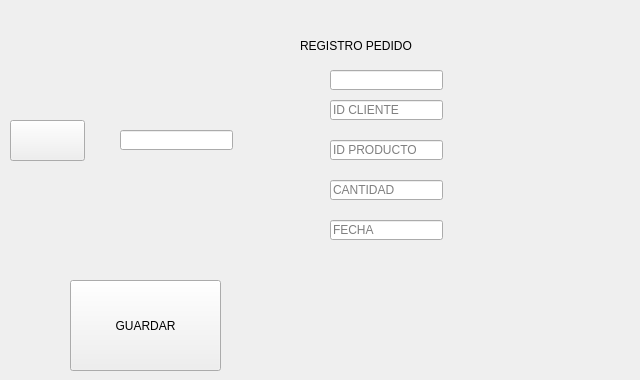
              <widget class="QWidget" name="editarpd">
               <attribute name="title">
                <string>EDITAR PEDIDO</string>
               </attribute>
               <widget class="QPushButton" name="buscarpdbtn2">
                <property name="geometry">
                 <rect>
                  <x>10</x>
                  <y>120</y>
                  <width>75</width>
                  <height>41</height>
                 </rect>
                </property>
                <property name="text">
                 <string/>
                </property>
                <property name="icon">
                 <iconset>
                  <normaloff>../IMAGES/buscar.png</normaloff>../IMAGES/buscar.png</iconset>
                </property>
                <property name="iconSize">
                 <size>
                  <width>40</width>
                  <height>40</height>
                 </size>
                </property>
               </widget>
               <widget class="QPushButton" name="guardarpdbtn">
                <property name="geometry">
                 <rect>
                  <x>70</x>
                  <y>280</y>
                  <width>151</width>
                  <height>91</height>
                 </rect>
                </property>
                <property name="text">
                 <string>GUARDAR</string>
                </property>
               </widget>
               <widget class="QLineEdit" name="buscarpd2">
                <property name="geometry">
                 <rect>
                  <x>120</x>
                  <y>130</y>
                  <width>113</width>
                  <height>20</height>
                 </rect>
                </property>
               </widget>
               <widget class="QLineEdit" name="idpedido2">
                <property name="geometry">
                 <rect>
                  <x>330</x>
                  <y>70</y>
                  <width>113</width>
                  <height>20</height>
                 </rect>
                </property>
                <property name="text">
                 <string/>
                </property>
               </widget>
               <widget class="QLineEdit" name="idclientepd2">
                <property name="geometry">
                 <rect>
                  <x>330</x>
                  <y>100</y>
                  <width>113</width>
                  <height>20</height>
                 </rect>
                </property>
                <property name="placeholderText">
                 <string>ID CLIENTE</string>
                </property>
               </widget>
               <widget class="QLineEdit" name="idproductopd2">
                <property name="geometry">
                 <rect>
                  <x>330</x>
                  <y>140</y>
                  <width>113</width>
                  <height>20</height>
                 </rect>
                </property>
                <property name="text">
                 <string/>
                </property>
                <property name="placeholderText">
                 <string>ID PRODUCTO</string>
                </property>
               </widget>
               <widget class="QLineEdit" name="cantidadpd2">
                <property name="geometry">
                 <rect>
                  <x>330</x>
                  <y>180</y>
                  <width>113</width>
                  <height>20</height>
                 </rect>
                </property>
                <property name="placeholderText">
                 <string>CANTIDAD</string>
                </property>
               </widget>
               <widget class="QLabel" name="titulo_22">
                <property name="geometry">
                 <rect>
                  <x>300</x>
                  <y>30</y>
                  <width>331</width>
                  <height>31</height>
                 </rect>
                </property>
                <property name="text">
                 <string>REGISTRO PEDIDO</string>
                </property>
               </widget>
               <widget class="QLineEdit" name="fechapd2">
                <property name="geometry">
                 <rect>
                  <x>330</x>
                  <y>220</y>
                  <width>113</width>
                  <height>20</height>
                 </rect>
                </property>
                <property name="placeholderText">
                 <string>FECHA</string>
                </property>
               </widget>
              </widget>
